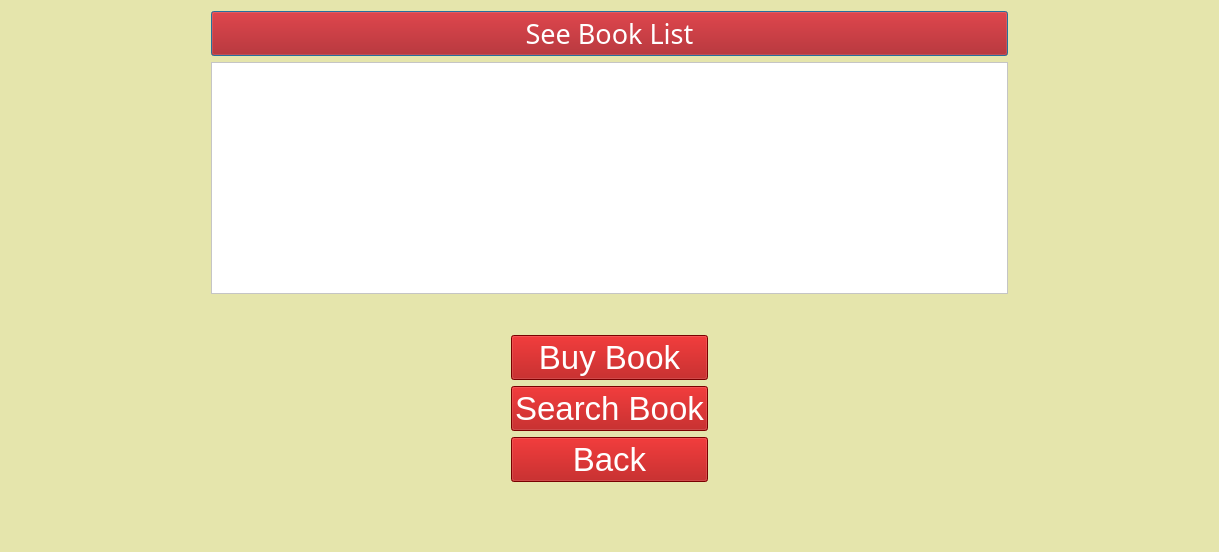
<?xml version="1.0" encoding="UTF-8"?>
<ui version="4.0">
 <class>user_book_list</class>
 <widget class="QDialog" name="user_book_list">
  <property name="geometry">
   <rect>
    <x>0</x>
    <y>0</y>
    <width>1205</width>
    <height>552</height>
   </rect>
  </property>
  <property name="windowTitle">
   <string>Dialog</string>
  </property>
  <property name="styleSheet">
   <string notr="true">background-color: rgb(229, 229, 172);</string>
  </property>
  <layout class="QVBoxLayout" name="verticalLayout_3">
   <property name="bottomMargin">
    <number>70</number>
   </property>
   <item>
    <layout class="QVBoxLayout" name="verticalLayout">
     <property name="leftMargin">
      <number>200</number>
     </property>
     <property name="rightMargin">
      <number>200</number>
     </property>
     <property name="bottomMargin">
      <number>35</number>
     </property>
     <item>
      <widget class="QPushButton" name="pushButton_see_book_list">
       <property name="font">
        <font>
         <family>Segoe MDL2 Assets</family>
         <pointsize>20</pointsize>
        </font>
       </property>
       <property name="styleSheet">
        <string notr="true">color: rgb(255, 255, 255);
background-color: rgb(170, 0, 0);</string>
       </property>
       <property name="text">
        <string>See Book List</string>
       </property>
      </widget>
     </item>
     <item>
      <widget class="QTableView" name="tableView_user_book_list">
       <property name="font">
        <font>
         <pointsize>10</pointsize>
        </font>
       </property>
       <property name="styleSheet">
        <string notr="true">background-color: rgb(255, 255, 255);</string>
       </property>
      </widget>
     </item>
    </layout>
   </item>
   <item>
    <layout class="QVBoxLayout" name="verticalLayout_2">
     <property name="leftMargin">
      <number>500</number>
     </property>
     <property name="rightMargin">
      <number>500</number>
     </property>
     <item>
      <widget class="QPushButton" name="pushButton_user_buybook">
       <property name="font">
        <font>
         <pointsize>25</pointsize>
        </font>
       </property>
       <property name="styleSheet">
        <string notr="true">color: rgb(255, 255, 255);
background-color: rgb(170, 0, 0);</string>
       </property>
       <property name="text">
        <string>Buy Book</string>
       </property>
      </widget>
     </item>
     <item>
      <widget class="QPushButton" name="pushButton_2">
       <property name="font">
        <font>
         <pointsize>25</pointsize>
        </font>
       </property>
       <property name="styleSheet">
        <string notr="true">color: rgb(255, 255, 255);
background-color: rgb(170, 0, 0);</string>
       </property>
       <property name="text">
        <string>Search Book</string>
       </property>
      </widget>
     </item>
     <item>
      <widget class="QPushButton" name="pushButton">
       <property name="font">
        <font>
         <pointsize>25</pointsize>
        </font>
       </property>
       <property name="styleSheet">
        <string notr="true">color: rgb(255, 255, 255);
background-color: rgb(170, 0, 0);</string>
       </property>
       <property name="text">
        <string>Back</string>
       </property>
      </widget>
     </item>
    </layout>
   </item>
  </layout>
 </widget>
 <resources/>
 <connections>
  <connection>
   <sender>pushButton</sender>
   <signal>clicked()</signal>
   <receiver>user_book_list</receiver>
   <slot>close()</slot>
   <hints>
    <hint type="sourcelabel">
     <x>695</x>
     <y>467</y>
    </hint>
    <hint type="destinationlabel">
     <x>238</x>
     <y>342</y>
    </hint>
   </hints>
  </connection>
 </connections>
</ui>
